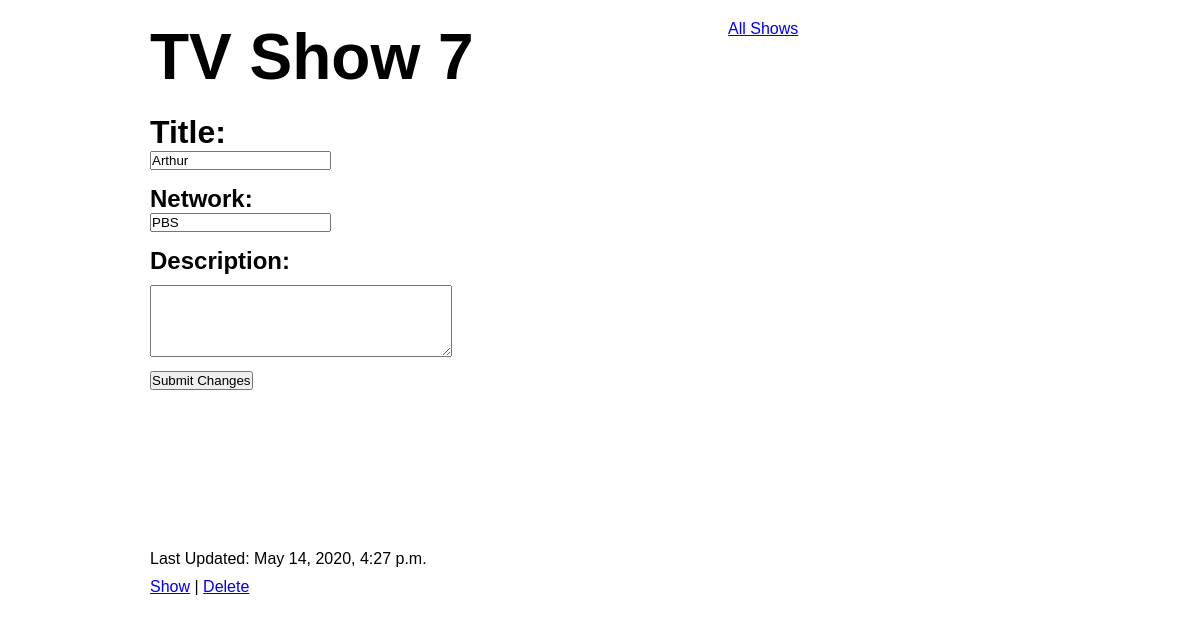
Screenshot of /shows/7/edit with the database file from the repository.
### shows/models.py (models this page shows)
class Show(models.Model):
    title = models.CharField(max_length=50)
    desc = models.TextField()
    network = models.ForeignKey(Network, related_name="shows", on_delete=models.CASCADE)
    release_date = models.DateField(auto_now=False, auto_now_add=False)
    created_at = models.DateTimeField(auto_now_add=True)
    updated_at = models.DateTimeField(auto_now=True)
    objects = ShowManager()

class Network(models.Model):
    name = models.CharField(max_length=50)
    created_at = models.DateTimeField(auto_now_add=True)
    updated_at = models.DateTimeField(auto_now=True)

### shows/views.py (the view)
# urls.py: path('shows/<int:id>/edit', views.edit_show_page),
def edit_show_page(request, id):
    context= {
        'curr_show': Show.objects.get(id=id)
    }
    return render(request, 'edit_show.html', context)

### shows/templates/edit_show.html (shortened to what this page needs)
<!DOCTYPE html>
<html lang="en">
<head>
    {% load static %}
    <link rel="stylesheet" href="{% static 'css/edit_show.css' %}">
</head>
<body>
    <div id="container">
        <div id="header">
            <h1>TV Show {{curr_show.id}}</h1>
            <a href="/shows">All Shows</a>
        </div>
        <div class="show_info">
            <form action="/shows/{{curr_show.id}}/process_edit" method="POST">
                <h1>Title:</h1>
                <input type="text" name="title" value="{{curr_show.title}}"></input>
                <h2>Network:</h2>
                <input type="text" name="network" value="{{curr_show.network.name}}"></input>
                <h2>Description:</h2>
                <textarea name="desc" id="Description"></textarea>
                <input type="submit" value="Submit Changes" id="sub_btn">
            </form>
        </div>
        <div id="errors">
        </div>
        <div id="footer">
            <p>Last Updated: {{curr_show.updated_at}}</p>
            <div id="show_links">
                <p><a href="/shows/{{curr_show.id}}">Show</a> | <a href="/shows/{{curr_show.id}}/delete">Delete</a></p>
            </div>
        </div>
    </div>
</body>
</html>

### shows/static/css/edit_show.css (style rules this page uses)
* { padding: 0; margin: 0; font-family: Arial, Helvetica, sans-serif; }
#container { width: 900px; margin: 15px auto; }
textarea { margin: 10px 0; height: 70px; width: 300px; }
#header { margin: 20px 0; }
#header a { display: inline-block; vertical-align: top; margin-right: 20px; margin-left: 250px; }
#header h1 { display: inline-block; font-size: 48pt; }
#show_info h1, h2, h3, h4 { margin-top: 15px; }
#sub_btn { display: block; }
#errors { height: 100px; margin-top: 10px; }
#footer { margin-top: 50px; }
#show_links { margin-top: 10px; }

### rows the page displays
Show: id "7", title "Arthur", network "PBS", updated_at "May 14, 2020, 4:27 p.m."
